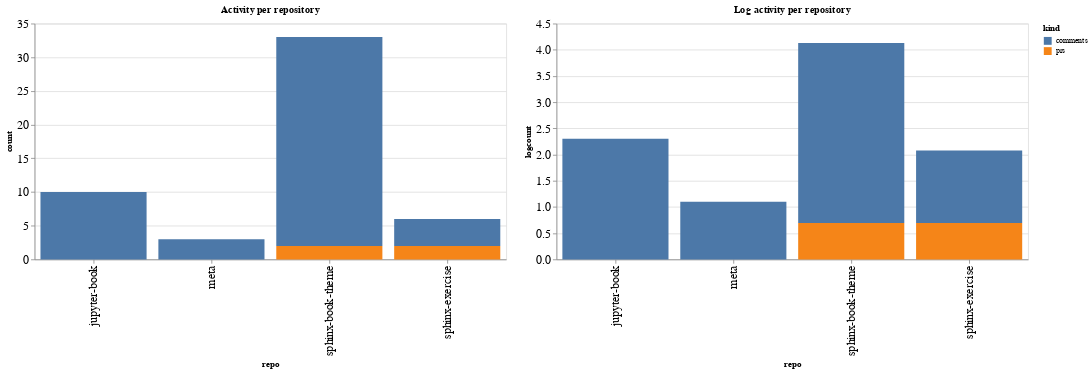

Write notebook code for a chart like this one.
### Code cell
ch1 = alt.Chart(repo_summaries, width=600, title="Activity per repository").mark_bar().encode(
    x='repo',
    y='count',
    color='kind',
    tooltip="kind"
)

ch2 = alt.Chart(repo_summaries, width=600, title="Log activity per repository").mark_bar().encode(
    x='repo',
    y='logcount',
    color='kind',
    tooltip="kind"
)

ch1 | ch2

### Figure 1 — Vega-Lite specification as saved in the notebook (floating-point values rounded to 4 significant figures)
{"config": {"axisLeft": {"labelFontSize": 15}, "axisBottom": {"labelFontSize": 15}}, "hconcat": [{"mark": "bar", "encoding": {"color": {"field": "kind", "type": "nominal"}, "tooltip": {"field": "kind", "type": "nominal"}, "x": {"field": "repo", "type": "nominal"}, "y": {"field": "count", "type": "quantitative"}}, "title": "Activity per repository", "width": 600}, {"mark": "bar", "encoding": {"color": {"field": "kind", "type": "nominal"}, "tooltip": {"field": "kind", "type": "nominal"}, "x": {"field": "repo", "type": "nominal"}, "y": {"field": "logcount", "type": "quantitative"}}, "title": "Log activity per repository", "width": 600}], "data": {"name": "data-4e7d70da08eaedc6e20566a5e9092da4"}, "$schema": "https://vega.github.io/schema/vega-lite/v4.17.0.json", "datasets": {"data-4e7d70da08eaedc6e20566a5e9092da4": [{"repo": "jupyter-book", "kind": "comments", "count": 10, "logcount": 2.303}, {"repo": "meta", "kind": "comments", "count": 3, "logcount": 1.099}, {"repo": "sphinx-book-theme", "kind": "comments", "count": 31, "logcount": 3.434}, {"repo": "sphinx-book-theme", "kind": "prs", "count": 2, "logcount": 0.6931}, {"repo": "sphinx-exercise", "kind": "comments", "count": 4, "logcount": 1.386}, {"repo": "sphinx-exercise", "kind": "prs", "count": 2, "logcount": 0.6931}]}}
